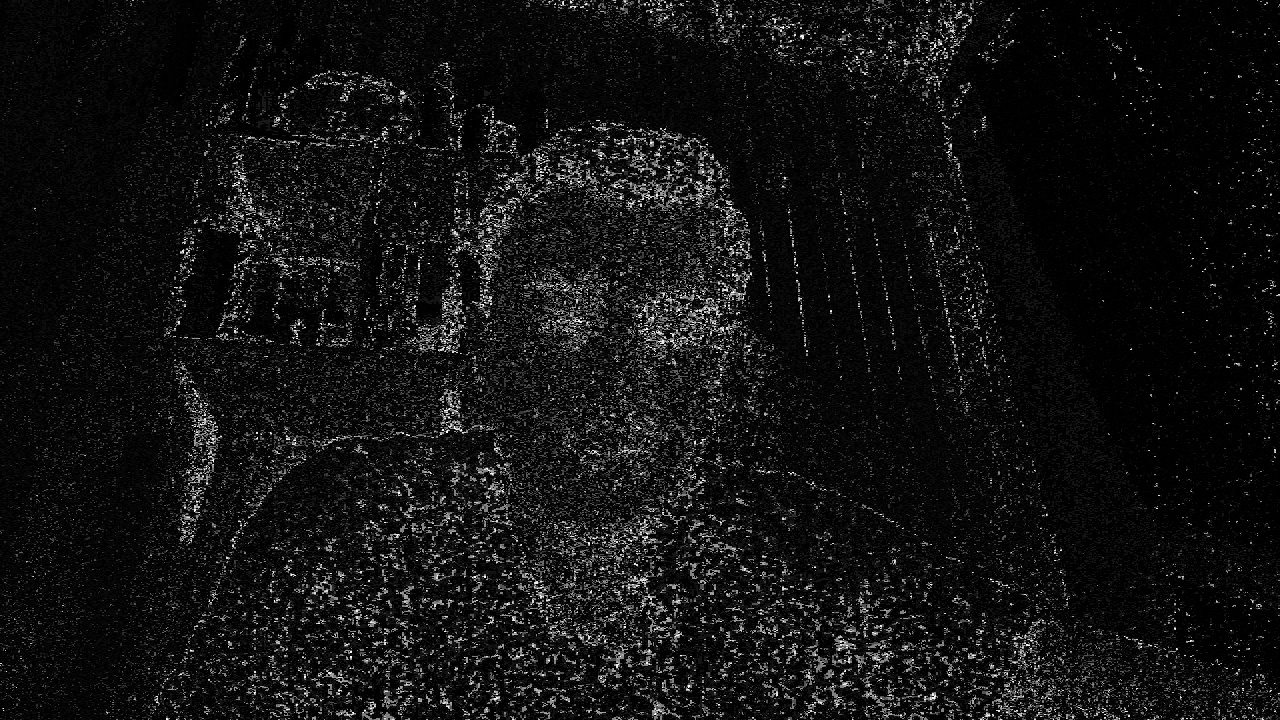
#> input picture tarea02/camShift/ÿ.jpg, 1280 x 720 px, given in place of the camera
$ python watershed.py
#> lines starting #> are read from the running program, lines starting #| are printed output that depends on the picture; after the words box and inside, x2 and y2 are one past the last pixel; in counts of white or black regions, pixels touching at a corner belong together
import numpy as np
import cv2
from matplotlib import pyplot as plt

cap = cv2.VideoCapture(0)

while(True):
	# Capture frame
	valid, frame = cap.read()
#> frame is the input picture: shape (720, 1280, 3); min 0, max 255, mean 18.3
	if valid == True:

		b,g,r = cv2.split(frame)
		frame_rgb = cv2.merge([r,g,b])
		gray_frame = cv2.cvtColor(frame,cv2.COLOR_BGR2GRAY)
		ret, thresh = cv2.threshold(gray_frame,0,255,cv2.THRESH_BINARY_INV+cv2.THRESH_OTSU)
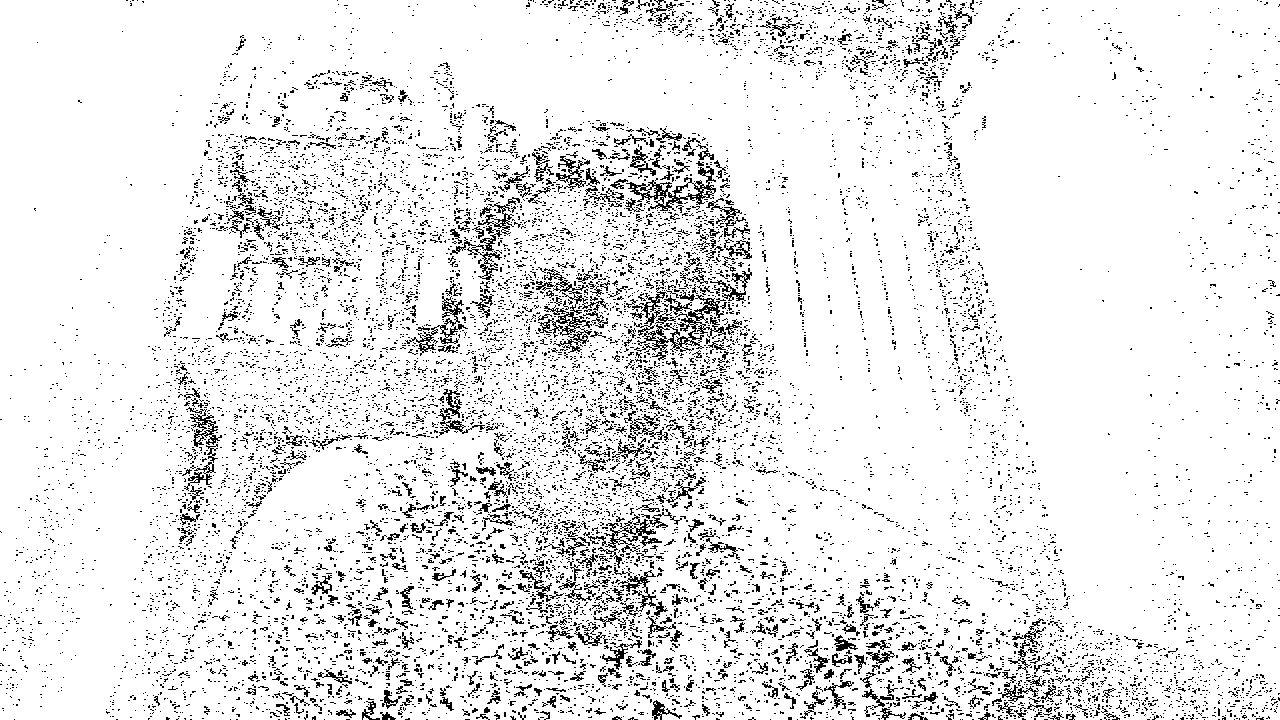
#> thresh: shape (720, 1280); 91.2% white; black in thin lines or dots
#> ret = 66

		# Removing some noise with a morphologycal filter: erosion + dilation
		kernel = np.ones((2,2), np.uint8)
		closing = cv2.morphologyEx(thresh, cv2.MORPH_CLOSE, kernel, iterations = 2)
#> closing: shape (720, 1280); 99.2% white; 454 black regions (357 under 20 px), largest, box (x1, y1, x2, y2) and area: (654, 704, 666, 717) 93, (838, 643, 854, 653) 90, (612, 653, 626, 665) 82

		# Background area by dilation
		background = cv2.dilate(closing, kernel, iterations=3)
#> background: shape (720, 1280); 100% white; black in thin lines or dots, all inside (x1, y1, x2, y2) = (189, 0, 996, 720)

		# Finding foreground area with a derived representation of a binary image
		dist_transform = cv2.distanceTransform(background, cv2.DIST_L2, 3)

		# Stablishing the threshold to get a binary image out of a grayscale image
		ret, foreground = cv2.threshold(dist_transform, 0.1 * dist_transform.max(), 255, 0)
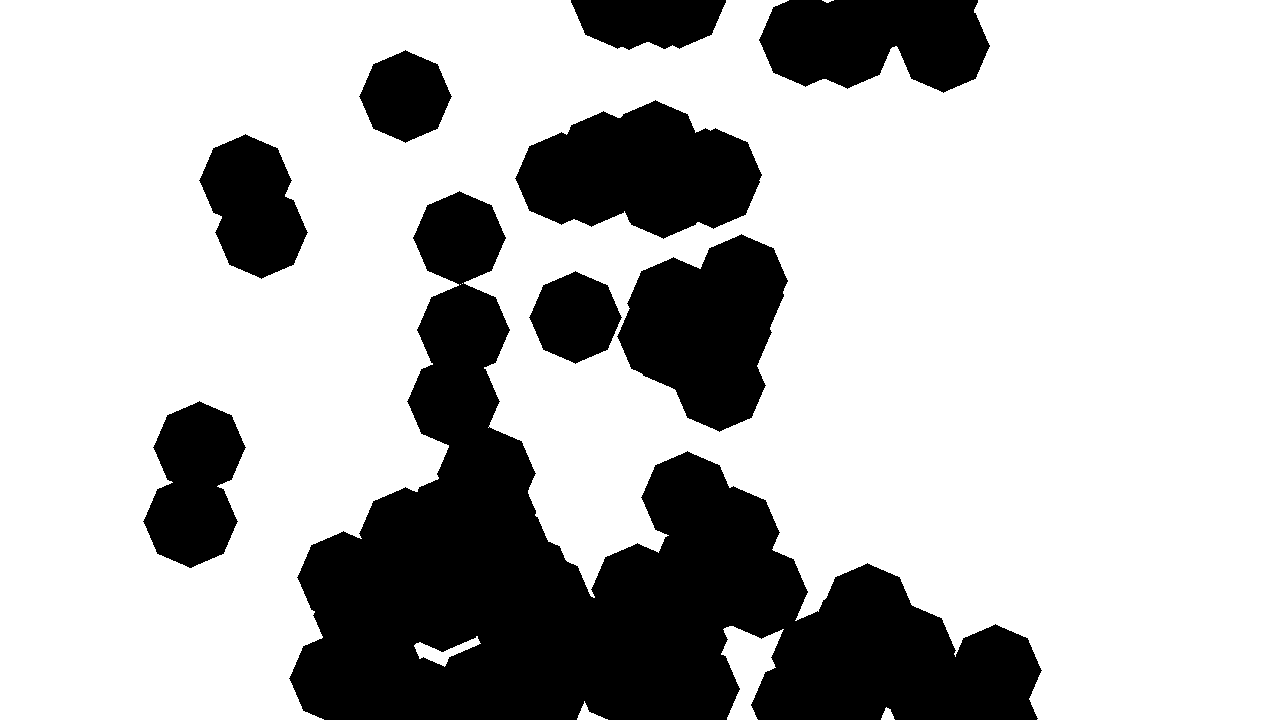
#> foreground: shape (720, 1280) float32; 72.9% white; 9 black regions, largest, box (x1, y1, x2, y2) and area: (289, 191, 1042, 720) 147922, (515, 100, 762, 239) 23066, (617, 234, 788, 432) 21691
#> ret = 43.95

		# Finding a region considered as unknown by two images subtraction
		foreground = np.uint8(foreground)
		unknown_reg = cv2.subtract(background, foreground)
#> unknown_reg: shape (720, 1280); 27% white; 9 white regions, largest, box (x1, y1, x2, y2) and area: (289, 191, 1042, 720) 147761, (515, 100, 762, 239) 23047, (617, 234, 788, 432) 21677

		# Labelling the connected components on the foreground
		ret, labels = cv2.connectedComponents(foreground)
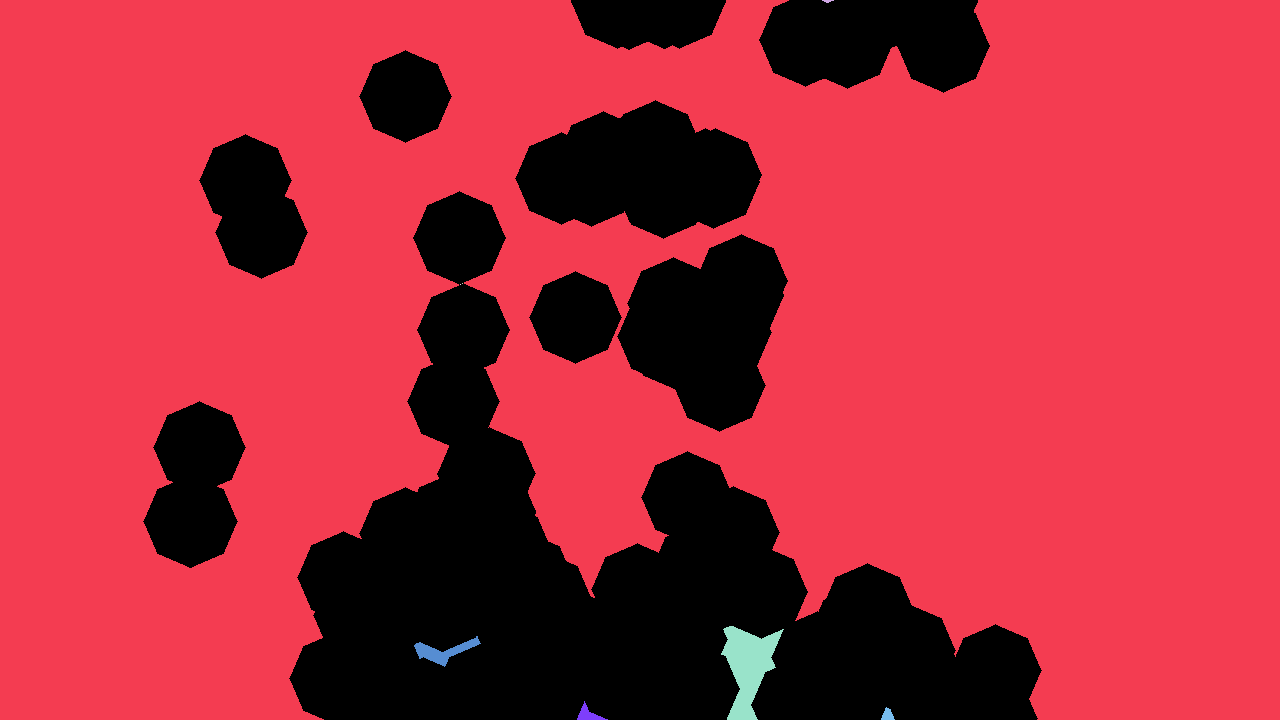
#> labels: shape (720, 1280) int32; 9 distinct labels, from 0 to 8; one colour per label, 0 black
#> ret = 9

		# Add one to each label: the background is 1 (not 0)
		labels = labels + 1
#> labels: shape (720, 1280) int32; 9 distinct labels, from 1 to 9


		# Set the region of unknown to zero
		labels[unknown_reg == 255] = 0
#> labels: shape (720, 1280) int32; 10 distinct labels, from 0 to 9

		labels = cv2.watershed(frame, labels)
#> labels: shape (720, 1280) int32; 10 distinct labels, from -1 to 9
		frame[labels == -1] = [255, 0, 0]
#> frame: shape (720, 1280, 3); 0.99% of pixels changed, all inside (x1, y1, x2, y2) = (0, 0, 1280, 720)
		frame[labels == 0] = [0, 0, 255]

		# Diplaying the segmented frame
		cv2.imshow('frame',frame)


		# Map component labels to hue val
		label_hue = np.uint8(179 * labels / np.max(labels))
		blank_ch = 255 * np.ones_like(label_hue)
		labeled_img = cv2.merge([label_hue, blank_ch, blank_ch])

		# cvt to BGR for display
		labeled_img = cv2.cvtColor(labeled_img, cv2.COLOR_HSV2BGR)
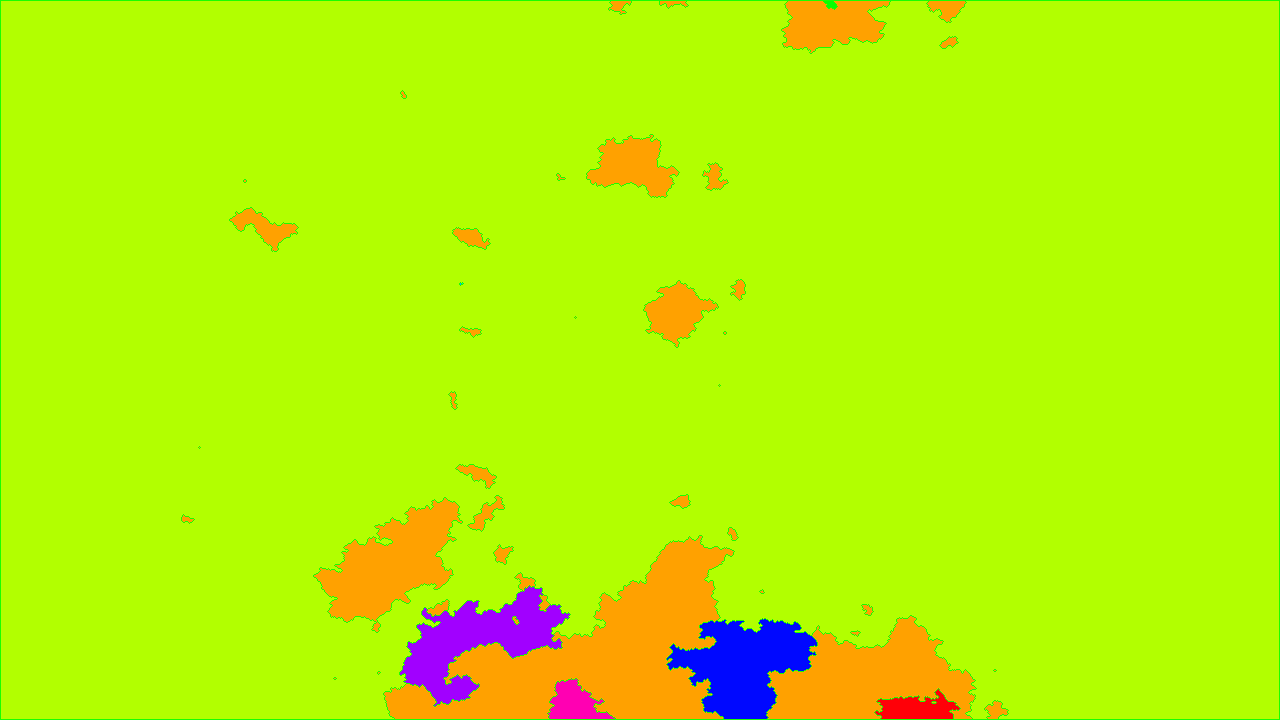
#> labeled_img: shape (720, 1280, 3); mean B, G, R 5, 243.2, 180.1

		# set bg label to black
		labeled_img[label_hue==0] = 0

		cv2.imshow('frame', labeled_img)

		if cv2.waitKey(1) & 0xFF == ord('q'):
#> (key q is pressed here)
			break
	else:
		break

cap.release()
cv2.destroyAllWindows()
